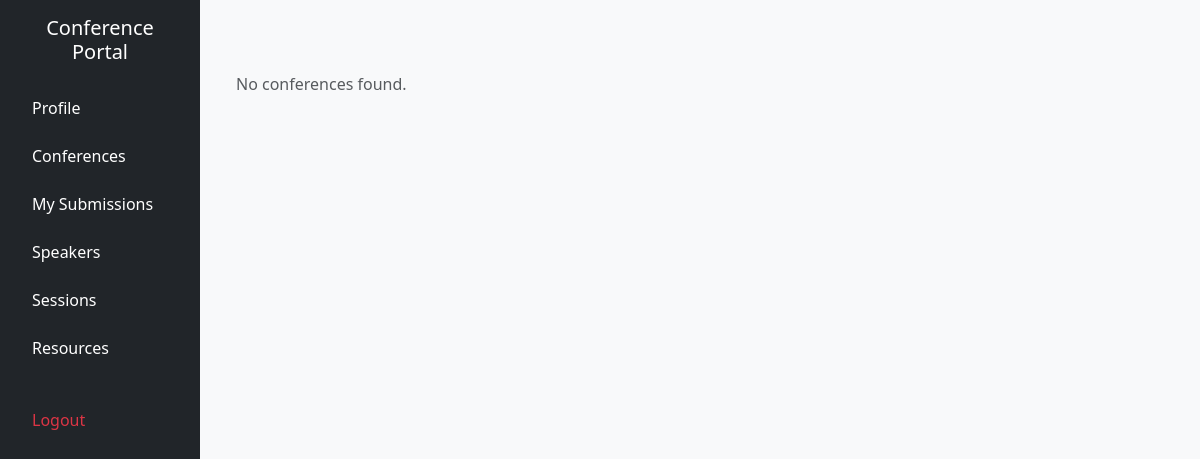
/conference/, run on an earlier commit of the app's database.
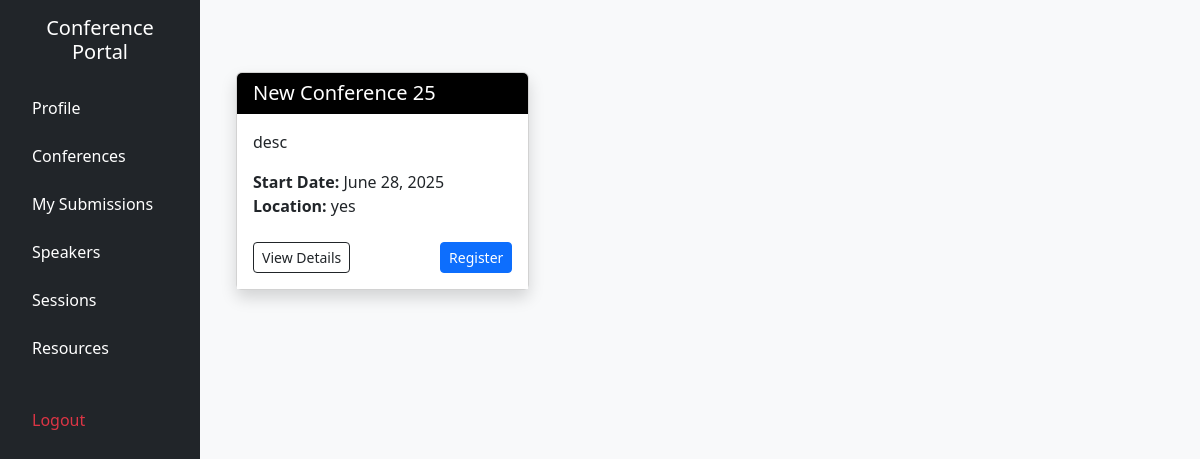
And on a later commit of the database.
### conference/models.py (models this page shows, shortened)
class Conference(models.Model):
    conference_name = models.CharField(max_length=255, unique=True)
    conference_description = models.TextField()
    start_date = models.DateField()
    end_date = models.DateField()
    location = models.CharField(max_length=255)
    created_at = models.DateTimeField(auto_now_add=True)
    slug = models.SlugField(max_length=255, blank=True, null=True, unique=True)
    class Meta:
        verbose_name = "Conference"
        verbose_name_plural = "Conferences"
        ordering = ['start_date']

### conference/views.py (the view)
# urls.py: path('', views.conference_list_view, name='conference_list'),
def conference_list_view(request):
    conferences = Conference.objects.all()
    return render(request, 'conference/conference_list.html', {'conferences': conferences})

### conference/templates/conference/conference_list.html
{% extends 'dashboard.html' %}
{% load static%}
{% block content %}
<div class="container mt-5">
    <div class="row row-cols-1 row-cols-md-2 row-cols-lg-3 g-4">
        {% for conference in conferences %}
            <div class="col">
                <div class="card h-100 shadow" style="height: 100%; max-height: 420px;">
                    <div class="card-header bg-black text-white">
                        <h5 class="mb-0">{{ conference.conference_name }}</h5>
                    </div>
                    <div class="card-body bg-white text-dark d-flex flex-column">
                        <p class="card-text mb-3">
                            {{ conference.conference_description|truncatewords:30 }}
                        </p>
                        <ul class="list-unstyled mb-4">
                            <li><strong>Start Date:</strong> {{ conference.start_date }}</li>
                            <li><strong>Location:</strong> {{ conference.location }}</li>
                        </ul>
                        <div class="mt-auto d-flex justify-content-between">
                            <a href="{% url 'conference_detail' conference.slug %}" class="btn btn-outline-dark btn-sm">
                                View Details
                            </a>
                            <a href="{% url 'register_for_conference' conference.slug %}" class="btn btn-primary btn-sm">
                                Register
                            </a>
                        </div>
                    </div>
                </div>
            </div>
        {% empty %}
            <p class="text-muted">No conferences found.</p>
        {% endfor %}
    </div>
</div>
{% endblock content %}

### templates/dashboard.html (shortened to what this page needs)
{% load static %}
<html lang="en">
<head>
    <link href="https://cdn.jsdelivr.net/npm/bootstrap@5.3.7/dist/css/bootstrap.min.css" rel="stylesheet">
    <link rel="stylesheet" href="{% static 'css/dashboard_style.css' %}">
</head>
<body>
<div class="container-fluid">
  <div class="row">
    <div class="col-md-3 col-lg-2 sidebar bg-dark text-white p-3 min-vh-100" id="sidebar" style="max-width: 220px;">
      <h5 class="text-center mb-4">Conference Portal</h5>
      <ul class="nav flex-column">
        <li class="nav-item">
          <a class="nav-link" href="{% url 'profile' %}"> Profile </a>
        </li>
        <li class="nav-item">
          <a class="nav-link" href="{% url 'conference_list' %}">Conferences</a>
        </li>
        <li class="nav-item">
          <a class="nav-link" href="{% url 'submission_list' %}">My Submissions</a>
        </li>
        <li class="nav-item">
          <a class="nav-link" href="#">Speakers</a>
        </li>
        <li class="nav-item">
          <a class="nav-link" href="#">Sessions</a>
        </li>
        <li class="nav-item">
          <a class="nav-link" href="#">Resources</a>
        </li>
        <li class="nav-item mt-4">
          <a class="nav-link text-danger" href="{% url 'logout' %}">Logout</a>
        </li>
      </ul>
    </div>
    <div class="col-md-9 col-lg-10 p-4" id="main">
      {% block content %}
      {% endblock %}
    </div>
  </div>
</div>
</body>
</html>

### static/css/dashboard_style.css (style rules this page uses)
body { font-family: "Segoe UI", sans-serif; background-color: #f8f9fa; overflow-x: hidden; }
.sidebar { font-size: 1rem; font-weight: 500; }
.sidebar .nav-link { color: #ffffff; border-radius: 0.5rem; margin-bottom: 0.5rem; transition: background-color 0.2s ease, color 0.2s ease; }

What changed in the data, as far as the page shows it:
added Conference: conference_name "New Conference 25", conference_description "desc", start_date "June 28, 2025", location "yes"
Also different on the page:
text no longer shown: "No conferences found."
